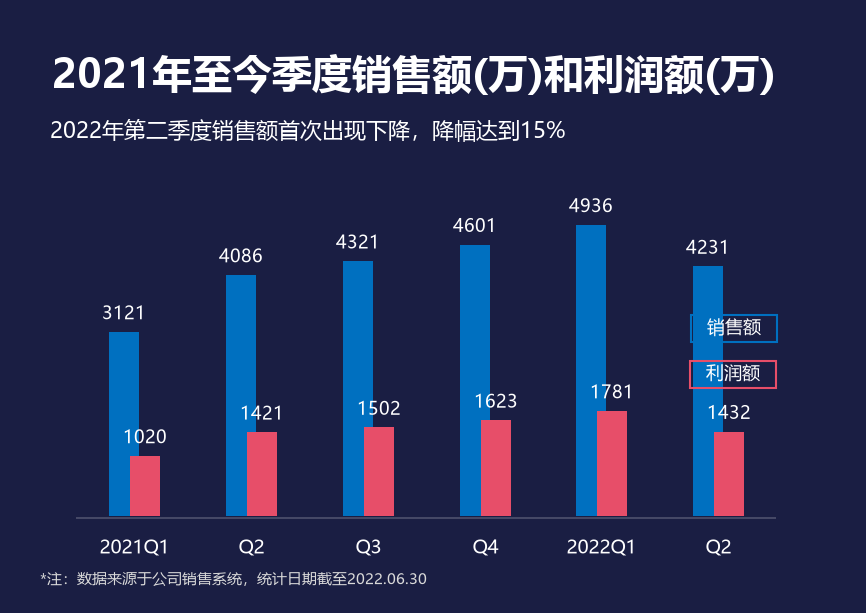

Here is the Python script that generated this plot:
# -*- coding: utf-8 -*-
# 第5图「层叠柱形图」复刻 数据来源：《第二章 图表(前15).xlsx》工作表 '5 层叠柱形图'
# 季度：2021Q1/Q2/Q3/Q4/2022Q1/Q2；销售额：3121/4086/4321/4601/4936/4231；利润额：1020/1421/1502/1623/1781/1432
import numpy as np
import matplotlib
import matplotlib.pyplot as plt
from matplotlib.patches import Rectangle

matplotlib.rcParams['font.sans-serif'] = ['Microsoft YaHei', 'SimHei']
matplotlib.rcParams['axes.unicode_minus'] = False

BG = '#1A1E43'
BLUE = '#0070C0'
RED = '#E74E69'
NOTE = '#D9D9D9'

W, H = 866, 613
BASE_Y = 516
PX_PER_VAL = 0.0590

quarters = ['2021Q1', 'Q2', 'Q3', 'Q4', '2022Q1', 'Q2']
sales = [3121, 4086, 4321, 4601, 4936, 4231]
profit = [1020, 1421, 1502, 1623, 1781, 1432]

# bar left x positions (pixels) measured from target
blue_x = [109, 226, 343, 460, 576, 693]
red_x = [130, 247, 364, 481, 597, 714]
BAR_W = 30

fig = plt.figure(figsize=(W/100, H/100), dpi=100)
fig.patch.set_facecolor(BG)
ax = fig.add_axes([0, 0, 1, 1])
ax.set_xlim(0, W)
ax.set_ylim(H, 0)
ax.set_facecolor(BG)
for s in ax.spines.values():
    s.set_visible(False)
ax.set_xticks([])
ax.set_yticks([])

# bars
for i in range(6):
    bh = sales[i] * PX_PER_VAL
    ax.add_patch(Rectangle((blue_x[i], BASE_Y - bh), BAR_W, bh,
                           facecolor=BLUE, edgecolor='none', zorder=3))
    rh = profit[i] * PX_PER_VAL
    ax.add_patch(Rectangle((red_x[i], BASE_Y - rh), BAR_W, rh,
                           facecolor=RED, edgecolor='none', zorder=3))

# baseline y=517-518 (#454866, continuous)
ax.add_patch(Rectangle((76, 517), 700, 2, facecolor='#454866', edgecolor='none', zorder=2))

# bar-top numbers
for i in range(6):
    bh = sales[i] * PX_PER_VAL
    bcx = blue_x[i] + BAR_W / 2
    ax.text(bcx, BASE_Y - bh - 8, str(sales[i]), color='white',
            fontsize=13, ha='center', va='bottom', zorder=5)
    rh = profit[i] * PX_PER_VAL
    rcx = red_x[i] + BAR_W / 2
    ax.text(rcx, BASE_Y - rh - 8, str(profit[i]), color='white',
            fontsize=13, ha='center', va='bottom', zorder=5)

# x-axis labels (centered on group midpoint)
group_cx = [(blue_x[i] + red_x[i] + BAR_W) / 2 for i in range(6)]
for i in range(6):
    ax.text(group_cx[i], 548, quarters[i], color='white',
            fontsize=14, ha='center', va='center', zorder=5)

# title
ax.text(52, 54, '2021年至今季度销售额(万)和利润额(万)', color='white',
        fontsize=29, fontweight='bold', ha='left', va='top', zorder=5)

# subtitle
ax.text(50, 119, '2022年第二季度销售额首次出现下降，降幅达到15%', color='white',
        fontsize=16, ha='left', va='top', zorder=5)

# legend boxes (outline rectangles, transparent interior + white text)
# sales legend: x691-777, y315-342, blue border
ax.add_patch(Rectangle((691, 315), 86, 27, facecolor='none', edgecolor=BLUE, linewidth=1.5, zorder=6))
ax.text(734, 328, '销售额', color='white', fontsize=13, ha='center', va='center', zorder=7)
# profit legend: x690-776, y361-388, red border
ax.add_patch(Rectangle((690, 361), 86, 27, facecolor='none', edgecolor=RED, linewidth=1.5, zorder=6))
ax.text(733, 374, '利润额', color='white', fontsize=13, ha='center', va='center', zorder=7)

# note
ax.text(40, 588, '*注：数据来源于公司销售系统，统计日期截至2022.06.30', color=NOTE,
        fontsize=11, ha='left', va='bottom', zorder=5)

out = r'D:\AAA作业\可视化作业\第二章 图表（前15）\层叠柱形图\层叠柱形图_复刻.png'
import os
os.makedirs(os.path.dirname(out), exist_ok=True)
plt.savefig(out, dpi=100, facecolor=BG, bbox_inches=None, pad_inches=0)
print('saved', out)
